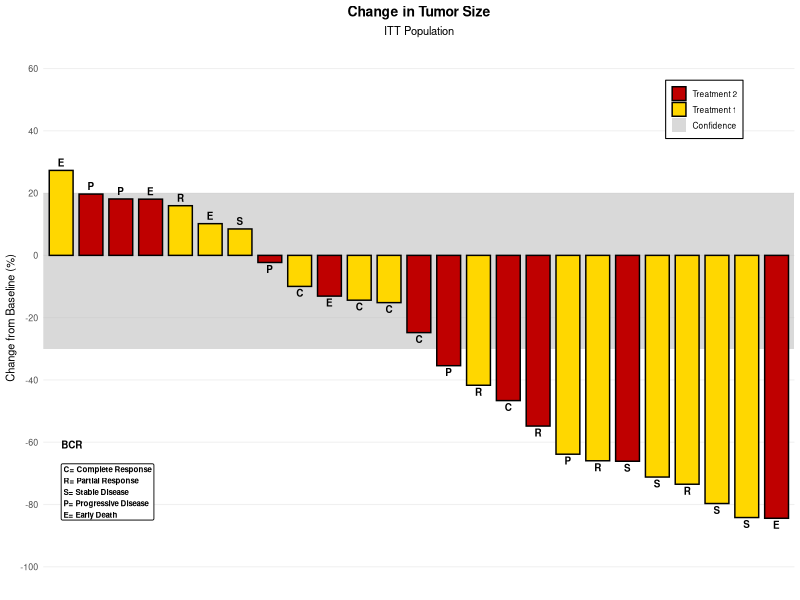

Recreate this plot in R.
# P095 WaterFall translation - R script
# Reproduces SAS program P095_WaterFall_94.sas

out <- Sys.getenv("OUT_DIR")
if (out == "" || is.na(out)) out <- "."
if (!dir.exists(out)) dir.create(out, recursive = TRUE, showWarnings = FALSE)

# Helper: SAS round half away from zero (not needed here but kept for fidelity)
round_sas <- function(x, digits = 0) {
  mult <- 10^digits
  sign_x <- sign(x)
  abs_x <- abs(x) * mult
  # floor(x+0.5) for positive
  rounded <- floor(abs_x + 0.5 + 1e-12)
  sign_x * rounded / mult
}

# Helper: modular multiplication without overflow (a*b) %% m
mod_mult <- function(a, b, m) {
  result <- 0
  a <- a %% m
  b <- floor(b)
  while (b > 0) {
    if (b %% 2 == 1) {
      result <- (result + a) %% m
    }
    a <- (a * 2) %% m
    b <- floor(b / 2)
  }
  result
}

# SAS RANUNI implementation: modulus 2^31-1, multiplier 397204094
sas_ranuni_seq <- function(init_seed, n) {
  m <- 2147483647
  mult <- 397204094
  cur <- init_seed
  out <- numeric(n)
  for (i in seq_len(n)) {
    cur <- mod_mult(mult, cur, m)
    out[i] <- cur / m
  }
  out
}

# Creating dummy data for graphing - replicate SAS DATA step
# SAS: do i=1 to 25; Cid=put(i,2.0); Change=30-120*ranuni(2); Group=groupArr{int(ranuni(2)+0.5)+1}; Label=labelArr{mod(i,5)+1}
set.seed(1) # not used, SAS RNG is used instead

n <- 25
# 2 ranuni calls per iteration => 50 uniforms
u <- sas_ranuni_seq(init_seed = 2, n = 2 * n)

groupArr <- c("Treatment 2", "Treatment 1")
labelArr <- c("E", "C", "R", "S", "P") # l1-l5

TumorSize <- data.frame(
  Cid = character(n),
  Change = numeric(n),
  Group = character(n),
  Label = character(n),
  stringsAsFactors = FALSE
)

for (i in 1:n) {
  cid_val <- sprintf("%2d", i) # SAS put(i,2.0) right-aligned width 2
  change_val <- 30 - 120 * u[2 * i - 1]
  grp_idx <- as.integer(floor(u[2 * i] + 0.5)) + 1 # int(ranuni+0.5)+1 ; SAS INT = floor for positive
  # grp_idx is 1 or 2
  group_val <- groupArr[grp_idx]
  # SAS: labelArr{mod(i,5)+1} ; SAS MOD
  mod_val <- i %% 5
  label_val <- labelArr[mod_val + 1]
  TumorSize$Cid[i] <- cid_val
  TumorSize$Change[i] <- change_val
  TumorSize$Group[i] <- group_val
  TumorSize$Label[i] <- label_val
}

# proc sort descending change
TumorSizeDesc <- TumorSize[order(-TumorSize$Change), , drop = FALSE]
# reset rownames
rownames(TumorSizeDesc) <- NULL

# Write CSV of plotted data (SAS dataset TumorSizeDesc)
# Keep variable names as in SAS: Cid, Change, Group, Label
# Dates not present
write.csv(TumorSizeDesc, file.path(out, "tumorsize_band_sg_v94.csv"), row.names = FALSE, na = "")

# Also write a txt rendering of the table body for completeness
txt_path <- file.path(out, "tumorsize_band_sg_v94.txt")
con <- file(txt_path, open = "wt")
writeLines("Change in Tumor Size", con)
writeLines("ITT Population", con)
writeLines("", con)
# header
writeLines(sprintf("%-4s %12s %-12s %5s", "Cid", "Change", "Group", "Label"), con)
writeLines(paste(rep("-", 40), collapse = ""), con)
for (r in seq_len(nrow(TumorSizeDesc))) {
  writeLines(sprintf("%-4s %12.4f %-12s %5s",
                     TumorSizeDesc$Cid[r],
                     TumorSizeDesc$Change[r],
                     TumorSizeDesc$Group[r],
                     TumorSizeDesc$Label[r]), con)
}
close(con)

# Plot - reproduce SGPlot
# Libraries
suppressPackageStartupMessages({
  library(ggplot2)
  library(dplyr)
})

# Factor for x ordering (already sorted descending)
TumorSizeDesc$Cid_f <- factor(TumorSizeDesc$Cid, levels = TumorSizeDesc$Cid)

# For data label positioning: if Change >=0 label above bar, else below
TumorSizeDesc$vjust <- ifelse(TumorSizeDesc$Change >= 0, -0.5, 1.3)
TumorSizeDesc$label_y <- TumorSizeDesc$Change # will use vjust to offset

# Band data for legend
# Use scale_fill_manual to include Confidence

p <- ggplot() +
  # Band x=cid upper=20 lower=-30 transparency 0.5 fill noOutline legendLabel='Confidence'
  geom_rect(aes(xmin = -Inf, xmax = Inf, ymin = -30, ymax = 20, fill = "Confidence"),
            alpha = 0.5, colour = NA, show.legend = TRUE) +
  geom_col(data = TumorSizeDesc,
           aes(x = Cid_f, y = Change, fill = Group),
           position = position_dodge(width = 0.9),
           width = 0.8,
           colour = "black") +
  geom_text(data = TumorSizeDesc,
            aes(x = Cid_f, y = Change, label = Label),
            size = 2.5, fontface = "bold",
            vjust = TumorSizeDesc$vjust) +
  scale_fill_manual(
    name = "",
    values = c("Treatment 2" = "#bf0000", "Treatment 1" = "gold", "Confidence" = "grey70"),
    breaks = c("Treatment 2", "Treatment 1", "Confidence")
  ) +
  scale_y_continuous(
    limits = c(-100, 60),
    breaks = seq(60, -100, by = -20),
    labels = seq(60, -100, by = -20)
  ) +
  labs(
    title = "Change in Tumor Size",
    subtitle = "ITT Population",
    x = NULL,
    y = "Change from Baseline (%)"
  ) +
  theme_minimal(base_size = 8) +
  theme(
    plot.title = element_text(hjust = 0.5, face = "bold", size = 10),
    plot.subtitle = element_text(hjust = 0.5, size = 8),
    panel.grid.major.y = element_line(color = "#f0f0f0"),
    panel.grid.minor = element_blank(),
    panel.grid.major.x = element_blank(),
    axis.text.x = element_blank(),
    axis.ticks.x = element_blank(),
    axis.line = element_blank(),
    panel.border = element_blank(),
    legend.position = c(0.88, 0.88),
    legend.background = element_rect(colour = "black", fill = "white"),
    legend.key.size = unit(0.4, "cm"),
    legend.text = element_text(size = 6),
    legend.title = element_blank()
  ) +
  # Inset BCR box bottomLeft
  annotate("label",
           x = 1, y = -85,
           label = "C= Complete Response\nR= Partial Response\nS= Stable Disease\nP= Progressive Disease\nE= Early Death",
           hjust = 0, vjust = 0,
           size = 2, fontface = "bold",
           label.size = 0.3,
           fill = "white", colour = "black") +
  annotate("text",
           x = 1, y = -62,
           label = "BCR",
           hjust = 0, vjust = 0,
           size = 2.5, fontface = "bold")

# Save PNG 5in x 3in 300dpi
ggsave(filename = file.path(out, "tumorsize_band_sg_v94.png"),
       plot = p,
       width = 5, height = 3, units = "in", dpi = 300, bg = "white")

# Also ensure CSV of plotted data already written
